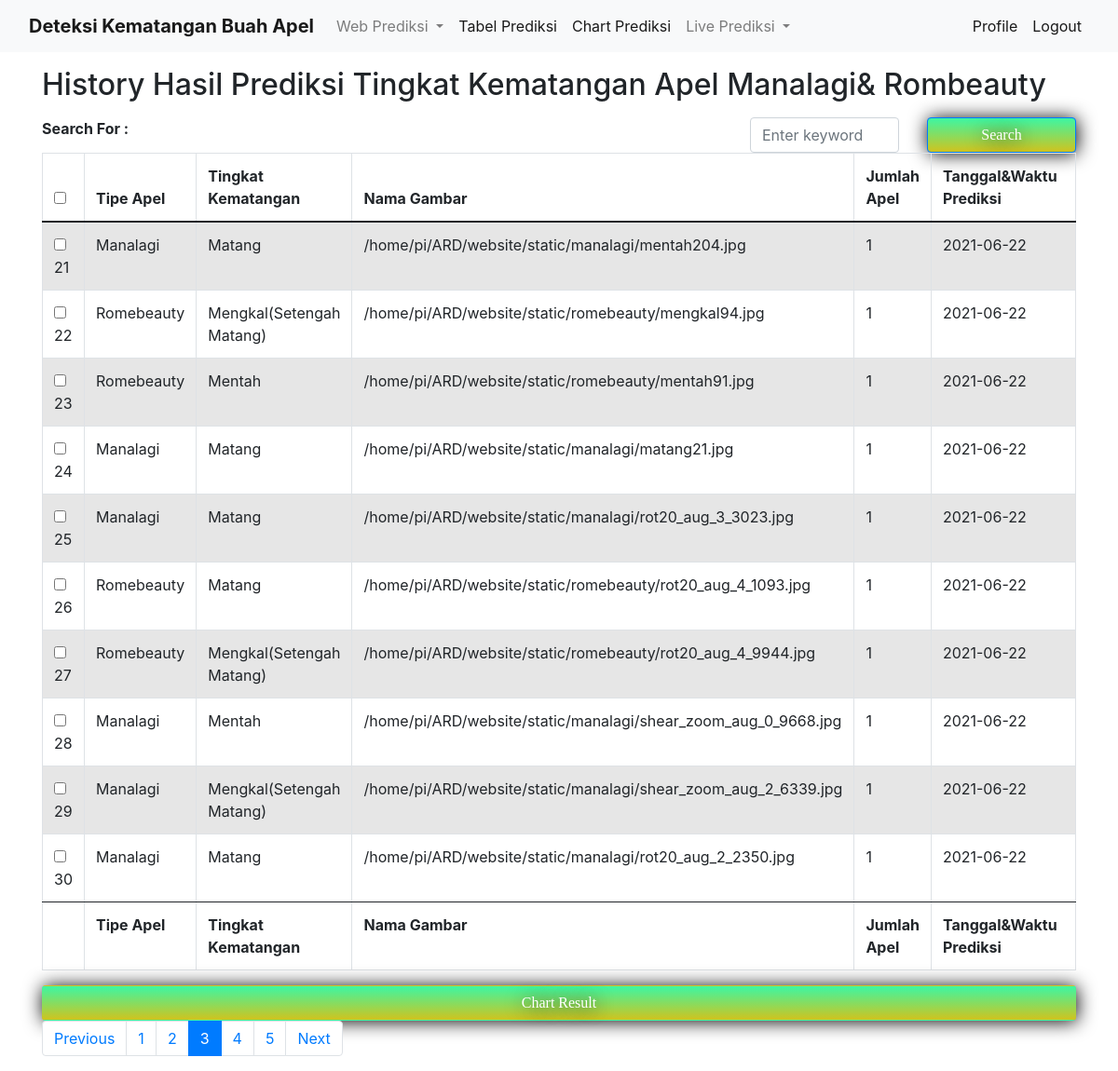
Page /3 on the committed database.
### website/models.py (models this page shows, shortened)
class Predict(db.Model):
    id= db.Column(db.Integer, primary_key=True)
    Tipe_Apel=db.Column(db.String(50),nullable=False)
    Tingkat_Kematangan= db.Column(db.String(50), nullable=False)
    Nama_Gambar= db.Column(db.String(100),nullable=False)
    Jumlah_Apel= db.Column(db.Integer)
    Tanggal_Waktu_Prediksi=db.Column(db.String(50),default=lastdate)

### website/views.py (the view)
@views.route("/result", methods=['GET','POST'], defaults={"page":1})
@views.route("/<int:page>",methods=['GET','POST'])
def result(page):
    page=page
    pages= 10
    prediksi= Predict.query.order_by(Predict.id.asc()).paginate(page,pages,error_out=False)
    print("PREDIKSI:",prediksi)
    if request.method=='POST' and 'tag' in request.form:
        tag= request.form["tag"]
        search= "%{}%".format(tag)
        prediksi= Predict.query.filter(Predict.Tipe_Apel.like(search)).paginate(per_page=pages, error_out=True)
        return render_template('result.html',prediksi=prediksi,tag=tag)
    return render_template("result.html",prediksi=prediksi,user=current_user)

### website/templates/result.html (shortened to what this page needs)
{%extends "base3.html"%}
{%block content%}
<head>
    <link href="https://maxcdn.bootstrapcdn.com/bootstrap/4.0.0/css/bootstrap.min.css" rel="stylesheet" id="bootstrap-css">
</head>
<body>
    <div class="container">
        <p><h2>History Hasil Prediksi Tingkat Kematangan Apel Manalagi& Rombeauty</h2>  </p>
        <div class="row">
         <div class="col-8">
         <strong>Search For : {{ tag}}</strong>
         </div>
         <div class="col-4">
          <form action="" method="post" autocomplete="off">
          <div class="row">
           <div class="col-6">
           <input type="text" class="form-control" name="tag" id="tag"  placeholder="Enter keyword"/>
           </div>
           <div class="col-6" align="left">
           <input type="submit" value="Search" class="form-control btn btn-primary " name="">
           </div>
          </form>
          </div>
         </div>
        </div>
       <div class="row">
       <div class="col-12">
         <table id="example" class="table table-striped table-bordered" style="width:100%">
               <thead>
                   <tr>
                       <th><input type="checkbox" onclick="checkAll(this)"></th>
                       <th>Tipe Apel</th>
                       <th>Tingkat Kematangan</th>
                       <th>Nama Gambar</th>
                       <th>Jumlah Apel</th>
                       <th>Tanggal&Waktu Prediksi</th>
                   </tr>
               </thead>
               <tbody>
         {% for prediksi in prediksi.items %}
         <tr>
                       <td><input type="checkbox" name="">{{ prediksi.id}}</td>
                       <td>{{ prediksi.Tipe_Apel}}</td>
                       <td>{{ prediksi.Tingkat_Kematangan}}</td>
                       <td>{{ prediksi.Nama_Gambar}}</td>
                       <td>{{ prediksi.Jumlah_Apel}}</td>
                       <td>{{ prediksi.Tanggal_Waktu_Prediksi}}</td>
               </tr>
               {% endfor %}
               </tbody>
               <tfoot>
                   <tr>
                       <th></th>
                       <th>Tipe Apel</th>
                       <th>Tingkat Kematangan</th>
                       <th>Nama Gambar</th>
                       <th>Jumlah Apel</th>
                       <th width="30%">Tanggal&Waktu Prediksi</th>
                   </tr>
               </tfoot>
         </table>
         <a href="/chart" class='btn' style="margin:0px auto; display:block;">Chart Result</a>
          <nav aria-label="Page navigation example">
                       <ul class="pagination">
                           {% if prediksi.has_prev %}
                             <li class="page-item"> <a class="page-link" href="{{ url_for('views.result', page=prediksi.prev_num) }}">Previous</a></li>
                           {% else %}
                             <li class="page-item"><a class="page-link btn disabled" href="#">Previous</a></li>
                           {% endif %}
            {% for page in prediksi.iter_pages(left_edge=3, right_edge=3) %}
            {% if page %}
             {% if page==prediksi.page %}
              <li class="page-item active"><a class="page-link" href="{{ url_for('views.result', page=page) }}">{{ page }}</a></li>
             {% else %}
              <li class="page-item"><a class="page-link" href="{{ url_for('views.result', page=page) }}">{{ page }}</a></li>
             {% endif %}
            {% else %}
             <li class="page-item disabled" id="example_ellipsis"><a href="#" class="page-link">…</a></li>
            {% endif %}
            {% endfor %}
                           {% if prediksi.has_next %}
                             <li class="page-item"> <a class="page-link" href="{{ url_for('views.result', page=prediksi.next_num) }}">Next</a></li>
                           {% else %}
                             <li class="page-item"><a class="page-link btn disabled" href="#">Next</a></li>
                           {% endif %}
                       </ul>
           </nav>
        </div>
        </div>
    </div>
    </body>
    {%endblock%}

### website/static/styles/rome.css (style rules this page uses)
.btn { background: #3DF6A3; background-image: -webkit-linear-gradient(top, #3DF6A3, #D0C31E); background-image: -moz-linear-gradient(top, #3DF6A3, #D0C31E); background-image: -ms-linear-gradient(top, #3DF6A3, #D0C31E); background-image: -o-linear-gradient(top, #3DF6A3, #D0C31E); background-image: linear-gradient(to bottom, #3DF6A3, #D0C31E); -webkit-border-radius: 20px; -moz-border-radius: 20px; border-radius: 20px; color: #FFFFFF; font-family: Verdana; font-size: 15px; font-weight: 100; padding: 10px; box-shadow: 1px 1px 20px 0px #000000; -webkit-box-shadow: 1px 1px 20px 0px #000000; -moz-box-shadow: 1px 1px 20px 0px #000000; text-shadow: 1px 1px 20px #000000; border: solid #337FED 1px; text-decoration: none; display: inline-block; cursor: pointer; text-align: center; }

### website/templates/result.html (style rules this page uses)
table { width:100%; }

### rows in the picture
Predict: id "21", Tipe_Apel "Manalagi", Tingkat_Kematangan "Matang", Nama_Gambar "/home/pi/ARD/website/static/manalagi/mentah204.jpg", Jumlah_Apel "1", Tanggal_Waktu_Prediksi "2021-06-22"
Predict: id "22", Tipe_Apel "Romebeauty", Tingkat_Kematangan "Mengkal(Setengah Matang)", Nama_Gambar "/home/pi/ARD/website/static/romebeauty/mengkal94.jpg", Jumlah_Apel "1", Tanggal_Waktu_Prediksi "2021-06-22"
Predict: id "23", Tipe_Apel "Romebeauty", Tingkat_Kematangan "Mentah", Nama_Gambar "/home/pi/ARD/website/static/romebeauty/mentah91.jpg", Jumlah_Apel "1", Tanggal_Waktu_Prediksi "2021-06-22"
Predict: id "24", Tipe_Apel "Manalagi", Tingkat_Kematangan "Matang", Nama_Gambar "/home/pi/ARD/website/static/manalagi/matang21.jpg", Jumlah_Apel "1", Tanggal_Waktu_Prediksi "2021-06-22"
Predict: id "25", Tipe_Apel "Manalagi", Tingkat_Kematangan "Matang", Nama_Gambar "/home/pi/ARD/website/static/manalagi/rot20_aug_3_3023.jpg", Jumlah_Apel "1", Tanggal_Waktu_Prediksi "2021-06-22"
Predict: id "26", Tipe_Apel "Romebeauty", Tingkat_Kematangan "Matang", Nama_Gambar "/home/pi/ARD/website/static/romebeauty/rot20_aug_4_1093.jpg", Jumlah_Apel "1", Tanggal_Waktu_Prediksi "2021-06-22"
Predict: id "27", Tipe_Apel "Romebeauty", Tingkat_Kematangan "Mengkal(Setengah Matang)", Nama_Gambar "/home/pi/ARD/website/static/romebeauty/rot20_aug_4_9944.jpg", Jumlah_Apel "1", Tanggal_Waktu_Prediksi "2021-06-22"
Predict: id "28", Tipe_Apel "Manalagi", Tingkat_Kematangan "Mentah", Nama_Gambar "/home/pi/ARD/website/static/manalagi/shear_zoom_aug_0_9668.jpg", Jumlah_Apel "1", Tanggal_Waktu_Prediksi "2021-06-22"
Predict: id "29", Tipe_Apel "Manalagi", Tingkat_Kematangan "Mengkal(Setengah Matang)", Nama_Gambar "/home/pi/ARD/website/static/manalagi/shear_zoom_aug_2_6339.jpg", Jumlah_Apel "1", Tanggal_Waktu_Prediksi "2021-06-22"
Predict: id "30", Tipe_Apel "Manalagi", Tingkat_Kematangan "Matang", Nama_Gambar "/home/pi/ARD/website/static/manalagi/rot20_aug_2_2350.jpg", Jumlah_Apel "1", Tanggal_Waktu_Prediksi "2021-06-22"

### other values in the picture
{{ page }} "1" "2" "4" "5"
{{ page }} "3"
